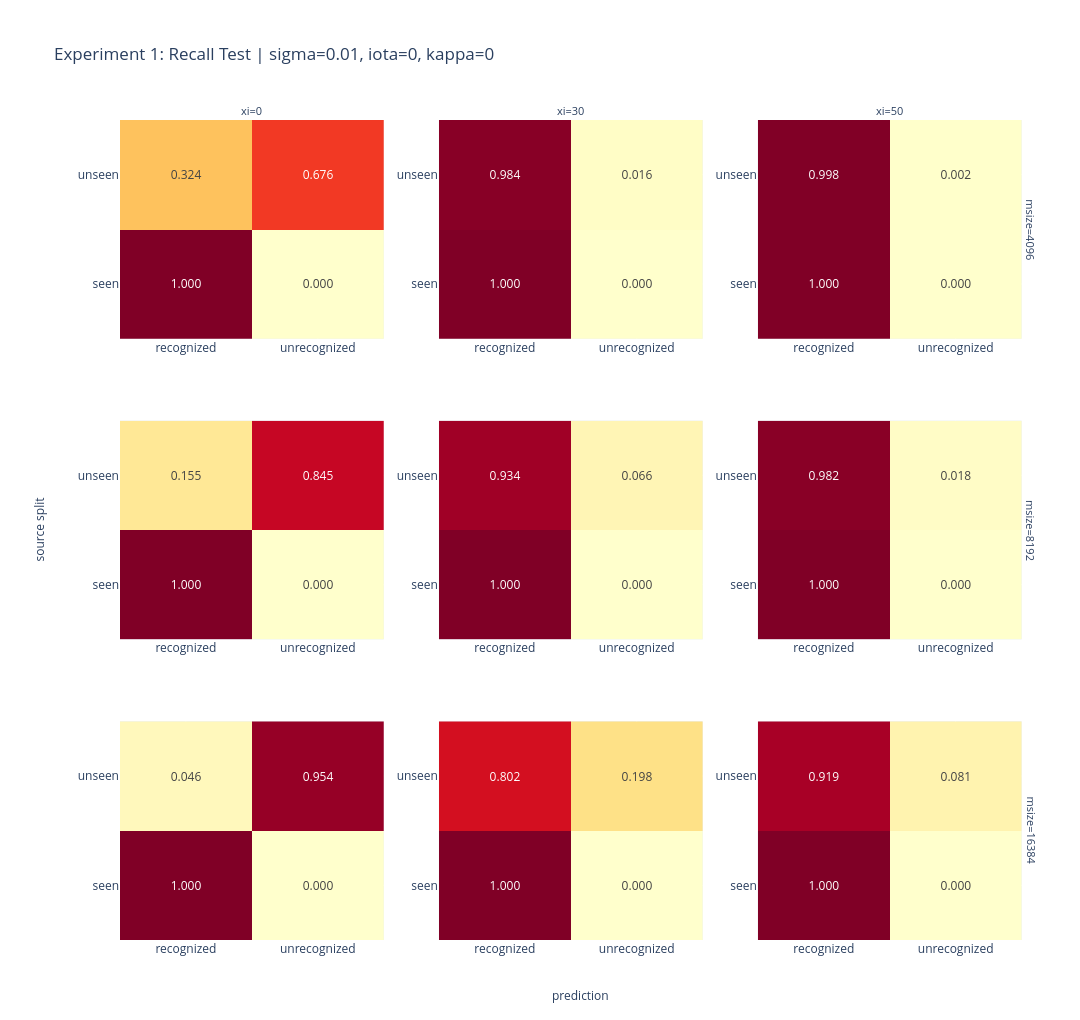

Notebook source saved alongside this figure:
### Code cell
selected_sigma = sigma_values[0]
selected_iota = iota_values[0]
selected_kappa = kappa_values[0]
value_field = "rate"

subset = matrix_df[
    (matrix_df["sigma"] == selected_sigma)
    & (matrix_df["iota"] == selected_iota)
    & (matrix_df["kappa"] == selected_kappa)
].copy()

if subset.empty:
    raise ValueError(
        f"No data for sigma={selected_sigma:g}, iota={selected_iota:g}, kappa={selected_kappa:g}."
    )

subset["source"] = pd.Categorical(subset["source"], categories=source_order, ordered=True)
subset["outcome"] = pd.Categorical(subset["outcome"], categories=outcome_order, ordered=True)
subset = subset.sort_values(["memory_domain", "xi", "source", "outcome"])

if value_field == "rate":
    zmin, zmax = 0.0, 1.0
    colorscale = "YlOrRd"
    colorbar_title = "rate"

    def formatter(value):
        return f"{value:.3f}"
else:
    zmin, zmax = 0, subset["count"].max()
    colorscale = "Blues"
    colorbar_title = "count"

    def formatter(value):
        return f"{int(value)}"

fig = make_subplots(
    rows=len(memory_domain_values),
    cols=len(xi_values),
    row_titles=[f"msize={memory_domain}" for memory_domain in memory_domain_values],
    column_titles=[f"xi={xi:g}" for xi in xi_values],
    horizontal_spacing=0.06,
    vertical_spacing=0.10,
)

for row_number, memory_domain in enumerate(memory_domain_values, start=1):
    for col_number, xi in enumerate(xi_values, start=1):
        panel = subset[
            (subset["memory_domain"] == memory_domain)
            & (subset["xi"] == xi)
        ]

        if panel.empty:
            fig.add_annotation(
                row=row_number,
                col=col_number,
                text="sin datos",
                showarrow=False,
                font={"size": 11, "color": "gray"},
            )
            continue

        matrix_view = (
            panel.pivot(index="source", columns="outcome", values=value_field)
            .reindex(index=source_order, columns=outcome_order)
        )
        text_values = matrix_view.map(formatter)

        fig.add_trace(
            go.Heatmap(
                z=matrix_view.to_numpy(),
                x=outcome_order,
                y=source_order,
                zmin=zmin,
                zmax=zmax,
                colorscale=colorscale,
                showscale=False,
                text=text_values.to_numpy(),
                texttemplate="%{text}",
                hovertemplate=(
                    "source=%{y}<br>prediction=%{x}<br>"
                    + f"{colorbar_title}=%{{z}}<extra></extra>"
                ),
            ),
            row=row_number,
            col=col_number,
        )

fig.update_xaxes(title_text="")
fig.update_yaxes(title_text="")
fig.update_annotations(font={"size": 11})
fig.update_layout(
    title=(
        "Experiment 1: Recall Test"
        + f" | sigma={selected_sigma:g}, iota={selected_iota:g}, kappa={selected_kappa:g}"
    ),
    height=340 * len(memory_domain_values),
    width=360 * len(xi_values),
    margin={"l": 120, "r": 40, "t": 120, "b": 80},
    annotations=[
        *fig.layout.annotations,
        dict(
            text="prediction",
            x=0.5,
            y=-0.08,
            xref="paper",
            yref="paper",
            showarrow=False,
            font={"size": 12},
        ),
        dict(
            text="source split",
            x=-0.10,
            y=0.5,
            xref="paper",
            yref="paper",
            textangle=-90,
            showarrow=False,
            font={"size": 12},
        ),
    ],
)
fig.show()

### Figure 1 — Plotly figure (JSON) as saved in the notebook; plotly's stock layout.template omitted (floating-point values rounded to 4 significant figures)
{"data": [{"colorscale": [[0, "rgb(255,255,204)"], [0.125, "rgb(255,237,160)"], [0.25, "rgb(254,217,118)"], [0.375, "rgb(254,178,76)"], [0.5, "rgb(253,141,60)"], [0.625, "rgb(252,78,42)"], [0.75, "rgb(227,26,28)"], [0.875, "rgb(189,0,38)"], [1, "rgb(128,0,38)"]], "hovertemplate": "source=%{y}<br>prediction=%{x}<br>rate=%{z}<extra></extra>", "showscale": false, "text": [["1.000", "0.000"], ["0.324", "0.676"]], "texttemplate": "%{text}", "type": "heatmap", "x": ["recognized", "unrecognized"], "xaxis": "x", "y": ["seen", "unseen"], "yaxis": "y", "z": [[1.0, 0.0], [0.3238, 0.6762]], "zmax": 1, "zmin": 0}, {"colorscale": [[0, "rgb(255,255,204)"], [0.125, "rgb(255,237,160)"], [0.25, "rgb(254,217,118)"], [0.375, "rgb(254,178,76)"], [0.5, "rgb(253,141,60)"], [0.625, "rgb(252,78,42)"], [0.75, "rgb(227,26,28)"], [0.875, "rgb(189,0,38)"], [1, "rgb(128,0,38)"]], "hovertemplate": "source=%{y}<br>prediction=%{x}<br>rate=%{z}<extra></extra>", "showscale": false, "text": [["1.000", "0.000"], ["0.984", "0.016"]], "texttemplate": "%{text}", "type": "heatmap", "x": ["recognized", "unrecognized"], "xaxis": "x2", "y": ["seen", "unseen"], "yaxis": "y2", "z": [[1.0, 0.0], [0.9835, 0.01649]], "zmax": 1, "zmin": 0}, {"colorscale": [[0, "rgb(255,255,204)"], [0.125, "rgb(255,237,160)"], [0.25, "rgb(254,217,118)"], [0.375, "rgb(254,178,76)"], [0.5, "rgb(253,141,60)"], [0.625, "rgb(252,78,42)"], [0.75, "rgb(227,26,28)"], [0.875, "rgb(189,0,38)"], [1, "rgb(128,0,38)"]], "hovertemplate": "source=%{y}<br>prediction=%{x}<br>rate=%{z}<extra></extra>", "showscale": false, "text": [["1.000", "0.000"], ["0.998", "0.002"]], "texttemplate": "%{text}", "type": "heatmap", "x": ["recognized", "unrecognized"], "xaxis": "x3", "y": ["seen", "unseen"], "yaxis": "y3", "z": [[1.0, 0.0], [0.998, 0.002001]], "zmax": 1, "zmin": 0}, {"colorscale": [[0, "rgb(255,255,204)"], [0.125, "rgb(255,237,160)"], [0.25, "rgb(254,217,118)"], [0.375, "rgb(254,178,76)"], [0.5, "rgb(253,141,60)"], [0.625, "rgb(252,78,42)"], [0.75, "rgb(227,26,28)"], [0.875, "rgb(189,0,38)"], [1, "rgb(128,0,38)"]], "hovertemplate": "source=%{y}<br>prediction=%{x}<br>rate=%{z}<extra></extra>", "showscale": false, "text": [["1.000", "0.000"], ["0.155", "0.845"]], "texttemplate": "%{text}", "type": "heatmap", "x": ["recognized", "unrecognized"], "xaxis": "x4", "y": ["seen", "unseen"], "yaxis": "y4", "z": [[1.0, 0.0], [0.1552, 0.8448]], "zmax": 1, "zmin": 0}, {"colorscale": [[0, "rgb(255,255,204)"], [0.125, "rgb(255,237,160)"], [0.25, "rgb(254,217,118)"], [0.375, "rgb(254,178,76)"], [0.5, "rgb(253,141,60)"], [0.625, "rgb(252,78,42)"], [0.75, "rgb(227,26,28)"], [0.875, "rgb(189,0,38)"], [1, "rgb(128,0,38)"]], "hovertemplate": "source=%{y}<br>prediction=%{x}<br>rate=%{z}<extra></extra>", "showscale": false, "text": [["1.000", "0.000"], ["0.934", "0.066"]], "texttemplate": "%{text}", "type": "heatmap", "x": ["recognized", "unrecognized"], "xaxis": "x5", "y": ["seen", "unseen"], "yaxis": "y5", "z": [[1.0, 0.0], [0.934, 0.06605]], "zmax": 1, "zmin": 0}, {"colorscale": [[0, "rgb(255,255,204)"], [0.125, "rgb(255,237,160)"], [0.25, "rgb(254,217,118)"], [0.375, "rgb(254,178,76)"], [0.5, "rgb(253,141,60)"], [0.625, "rgb(252,78,42)"], [0.75, "rgb(227,26,28)"], [0.875, "rgb(189,0,38)"], [1, "rgb(128,0,38)"]], "hovertemplate": "source=%{y}<br>prediction=%{x}<br>rate=%{z}<extra></extra>", "showscale": false, "text": [["1.000", "0.000"], ["0.982", "0.018"]], "texttemplate": "%{text}", "type": "heatmap", "x": ["recognized", "unrecognized"], "xaxis": "x6", "y": ["seen", "unseen"], "yaxis": "y6", "z": [[1.0, 0.0], [0.9823, 0.01773]], "zmax": 1, "zmin": 0}, {"colorscale": [[0, "rgb(255,255,204)"], [0.125, "rgb(255,237,160)"], [0.25, "rgb(254,217,118)"], [0.375, "rgb(254,178,76)"], [0.5, "rgb(253,141,60)"], [0.625, "rgb(252,78,42)"], [0.75, "rgb(227,26,28)"], [0.875, "rgb(189,0,38)"], [1, "rgb(128,0,38)"]], "hovertemplate": "source=%{y}<br>prediction=%{x}<br>rate=%{z}<extra></extra>", "showscale": false, "text": [["1.000", "0.000"], ["0.046", "0.954"]], "texttemplate": "%{text}", "type": "heatmap", "x": ["recognized", "unrecognized"], "xaxis": "x7", "y": ["seen", "unseen"], "yaxis": "y7", "z": [[1.0, 0.0], [0.04554, 0.9545]], "zmax": 1, "zmin": 0}, {"colorscale": [[0, "rgb(255,255,204)"], [0.125, "rgb(255,237,160)"], [0.25, "rgb(254,217,118)"], [0.375, "rgb(254,178,76)"], [0.5, "rgb(253,141,60)"], [0.625, "rgb(252,78,42)"], [0.75, "rgb(227,26,28)"], [0.875, "rgb(189,0,38)"], [1, "rgb(128,0,38)"]], "hovertemplate": "source=%{y}<br>prediction=%{x}<br>rate=%{z}<extra></extra>", "showscale": false, "text": [["1.000", "0.000"], ["0.802", "0.198"]], "texttemplate": "%{text}", "type": "heatmap", "x": ["recognized", "unrecognized"], "xaxis": "x8", "y": ["seen", "unseen"], "yaxis": "y8", "z": [[1.0, 0.0], [0.8016, 0.1984]], "zmax": 1, "zmin": 0}, {"colorscale": [[0, "rgb(255,255,204)"], [0.125, "rgb(255,237,160)"], [0.25, "rgb(254,217,118)"], [0.375, "rgb(254,178,76)"], [0.5, "rgb(253,141,60)"], [0.625, "rgb(252,78,42)"], [0.75, "rgb(227,26,28)"], [0.875, "rgb(189,0,38)"], [1, "rgb(128,0,38)"]], "hovertemplate": "source=%{y}<br>prediction=%{x}<br>rate=%{z}<extra></extra>", "showscale": false, "text": [["1.000", "0.000"], ["0.919", "0.081"]], "texttemplate": "%{text}", "type": "heatmap", "x": ["recognized", "unrecognized"], "xaxis": "x9", "y": ["seen", "unseen"], "yaxis": "y9", "z": [[1.0, 0.0], [0.9189, 0.08108]], "zmax": 1, "zmin": 0}], "layout": {"annotations": [{"font": {"size": 11}, "showarrow": false, "text": "xi=0", "x": 0.1433, "xanchor": "center", "xref": "paper", "y": 1, "yanchor": "bottom", "yref": "paper"}, {"font": {"size": 11}, "showarrow": false, "text": "xi=30", "x": 0.49, "xanchor": "center", "xref": "paper", "y": 1, "yanchor": "bottom", "yref": "paper"}, {"font": {"size": 11}, "showarrow": false, "text": "xi=50", "x": 0.8367, "xanchor": "center", "xref": "paper", "y": 1, "yanchor": "bottom", "yref": "paper"}, {"font": {"size": 11}, "showarrow": false, "text": "msize=4096", "textangle": 90, "x": 0.98, "xanchor": "left", "xref": "paper", "y": 0.8667, "yanchor": "middle", "yref": "paper"}, {"font": {"size": 11}, "showarrow": false, "text": "msize=8192", "textangle": 90, "x": 0.98, "xanchor": "left", "xref": "paper", "y": 0.5, "yanchor": "middle", "yref": "paper"}, {"font": {"size": 11}, "showarrow": false, "text": "msize=16384", "textangle": 90, "x": 0.98, "xanchor": "left", "xref": "paper", "y": 0.1333, "yanchor": "middle", "yref": "paper"}, {"font": {"size": 12}, "showarrow": false, "text": "prediction", "x": 0.5, "xref": "paper", "y": -0.08, "yref": "paper"}, {"font": {"size": 12}, "showarrow": false, "text": "source split", "textangle": -90, "x": -0.1, "xref": "paper", "y": 0.5, "yref": "paper"}], "height": 1020, "margin": {"b": 80, "l": 120, "r": 40, "t": 120}, "title": {"text": "Experiment 1: Recall Test | sigma=0.01, iota=0, kappa=0"}, "width": 1080, "xaxis": {"anchor": "y", "domain": [0, 0.2867], "title": {"text": ""}}, "xaxis2": {"anchor": "y2", "domain": [0.3467, 0.6333], "title": {"text": ""}}, "xaxis3": {"anchor": "y3", "domain": [0.6933, 0.98], "title": {"text": ""}}, "xaxis4": {"anchor": "y4", "domain": [0, 0.2867], "title": {"text": ""}}, "xaxis5": {"anchor": "y5", "domain": [0.3467, 0.6333], "title": {"text": ""}}, "xaxis6": {"anchor": "y6", "domain": [0.6933, 0.98], "title": {"text": ""}}, "xaxis7": {"anchor": "y7", "domain": [0, 0.2867], "title": {"text": ""}}, "xaxis8": {"anchor": "y8", "domain": [0.3467, 0.6333], "title": {"text": ""}}, "xaxis9": {"anchor": "y9", "domain": [0.6933, 0.98], "title": {"text": ""}}, "yaxis": {"anchor": "x", "domain": [0.7333, 1], "title": {"text": ""}}, "yaxis2": {"anchor": "x2", "domain": [0.7333, 1], "title": {"text": ""}}, "yaxis3": {"anchor": "x3", "domain": [0.7333, 1], "title": {"text": ""}}, "yaxis4": {"anchor": "x4", "domain": [0.3667, 0.6333], "title": {"text": ""}}, "yaxis5": {"anchor": "x5", "domain": [0.3667, 0.6333], "title": {"text": ""}}, "yaxis6": {"anchor": "x6", "domain": [0.3667, 0.6333], "title": {"text": ""}}, "yaxis7": {"anchor": "x7", "domain": [0, 0.2667], "title": {"text": ""}}, "yaxis8": {"anchor": "x8", "domain": [0, 0.2667], "title": {"text": ""}}, "yaxis9": {"anchor": "x9", "domain": [0, 0.2667], "title": {"text": ""}}}}
